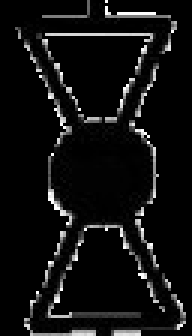
#> input picture Frontend/New folder/3.png, 64 x 112 px, found by its file name (shown 3 times larger)
$ jupyter execute --allow-errors 'PID_Project_Notebook Phase -2 .ipynb'   (shell and % lines are left out)
#> lines starting #> are read from the running program, lines starting #| are printed output that depends on the picture; after the words box and inside, x2 and y2 are one past the last pixel; in counts of white or black regions, pixels touching at a corner belong together
#> (a cell that did not finish here is left out)

[cell 2]
# You also need to install Google's Tesseract OCR engine on your system.

# P&ID to Excel

[cell 3]
import base64
import numpy as np
import pandas as pd
import cv2
from PIL import Image
from sahi.slicing import slice_image
from inference_sdk import InferenceHTTPClient
import torch
from torchvision.ops import nms # Import nms from torchvision

# --- 1. CONFIGURATION ---
# Your Roboflow API client
#> (the rest of this cell did not finish here and is left out)

# Line Detection

### Skelotinization

[cell 4]
# --------------------------------------------------------------------------
# --- P&ID PIPELINE SKELETONIZATION SCRIPT (REVISED LOGIC) ---
# --------------------------------------------------------------------------
# This script has been revised to use a more direct logic for component
# erasure, mirroring the structure of the verification script.
#
# HOW TO USE:
# 1. Ensure required libraries are installed:
#    pip install opencv-python pandas numpy scikit-image openpyxl
# 2. Update the file paths in the CONFIGURATION section below.
# 3. Run the script.
# --------------------------------------------------------------------------

import cv2
import pandas as pd
import numpy as np
from skimage.morphology import skeletonize

# --------------------------------------------------------------------------
# --- 1. CONFIGURATION ---
# --------------------------------------------------------------------------
# --- Input Paths ---
IMAGE_PATH = '3.png'
COMPONENTS_EXCEL_PATH = 'predictions_with_components.xlsx'

# --- Output Paths ---
OUTPUT_BINARY_IMAGE_PATH = 'binary_pipelines.jpg'
OUTPUT_SKELETON_PATH = 'skeleton_pipelines.jpg'

# --- Tuning Parameters ---
COMPONENT_ERASURE_PADDING = 15

# --------------------------------------------------------------------------
# --- 2. CORE SKELETONIZATION FUNCTION (REVISED) ---
# --------------------------------------------------------------------------
def generate_pipeline_skeleton(image_path, components_excel_path, output_skeleton_path):
    """
    Loads a P&ID image, erases components based on Excel data using direct
    coordinate calculation, and generates a skeletonized image.
    """
#> called with image_path = '3.png', components_excel_path = 'predictions_with_components.xlsx', output_skeleton_path = 'skeleton_pipelines.jpg'
    print("--- Starting Pipeline Skeletonization Process (Revised Logic) ---")
    # --- Step 1: Load Input Files ---
    try:
        source_image = cv2.imread(image_path)
#> source_image is the input picture: shape (112, 64, 3); min 0, max 255, mean 16.6
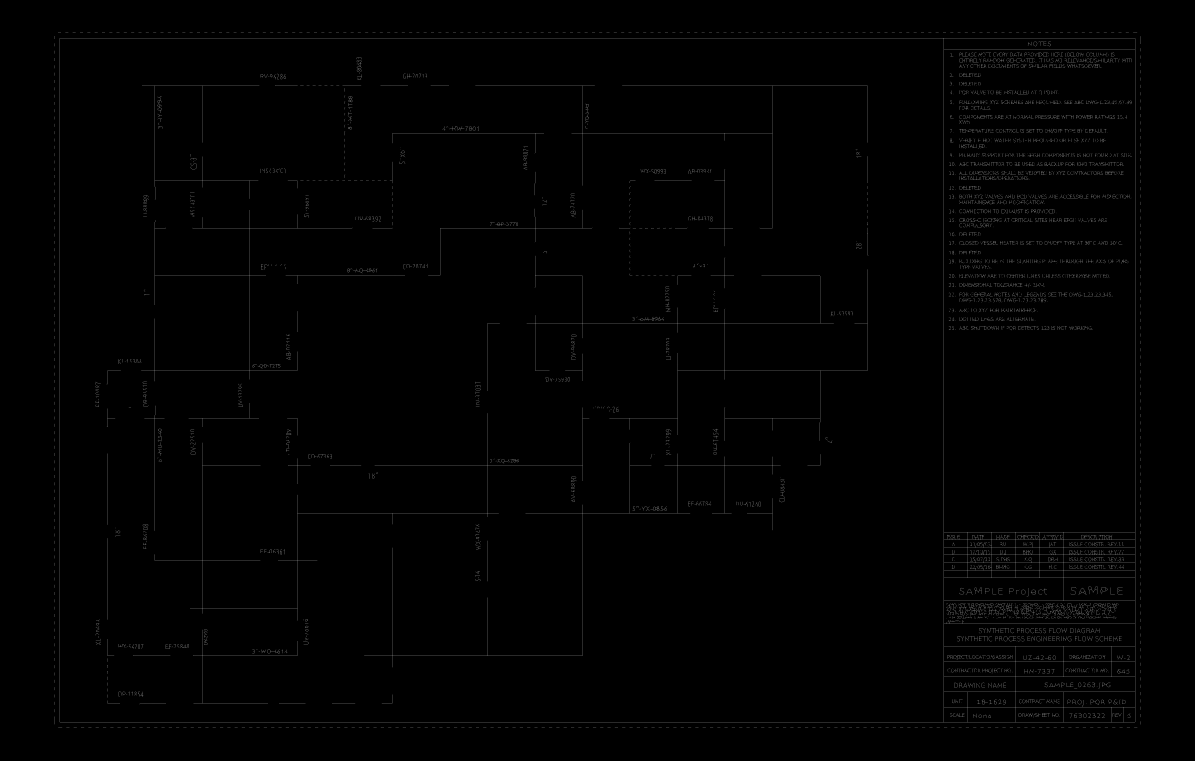
#> input picture Image To JSON For Editor/skeleton_pipelines.jpg, 7168 x 4561 px (shown at 1/6 size)
#> further down, skeleton_img is the input picture: shape (4561, 7168); min 0, max 255, mean 1.6
        if source_image is None:
            raise FileNotFoundError(f"Image not found at path: {image_path}")
        df_components = pd.read_excel(components_excel_path)
    except Exception as e:
        print(f"❌ Error loading files: {e}")
        return

    # --- Step 2: Erase Components from the Image ---
    print("🧹 Erasing components to isolate pipelines...")
    lines_only_image = source_image.copy()
    img_h, img_w, _ = source_image.shape

    # Iterate through each component and draw a white rectangle over it
    for _, row in df_components.iterrows():
        # Get center coordinates and dimensions directly from the row
        x_center = row['x']
        y_center = row['y']
        width = row['width']
        height = row['height']

        # **REVISED LOGIC**: Calculate corner coordinates inside the loop
        x1 = int(x_center - width / 2)
        y1 = int(y_center - height / 2)
        x2 = int(x_center + width / 2)
        y2 = int(y_center + height / 2)

        # Apply padding and ensure coordinates stay within image bounds
        p1_x = max(0, x1 - COMPONENT_ERASURE_PADDING)
        p1_y = max(0, y1 - COMPONENT_ERASURE_PADDING)
        p2_x = min(img_w, x2 + COMPONENT_ERASURE_PADDING)
        p2_y = min(img_h, y2 + COMPONENT_ERASURE_PADDING)

        # Draw a filled white rectangle to erase the component
        cv2.rectangle(lines_only_image, (p1_x, p1_y), (p2_x, p2_y), (255, 255, 255), -1)

    # --- Step 3: Binarize and Clean the Pipeline Image ---
    print("🔧 Processing image to extract clean pipeline lines...")
    gray_lines = cv2.cvtColor(lines_only_image, cv2.COLOR_BGR2GRAY)
    binary_lines = cv2.adaptiveThreshold(
        src=gray_lines,
        maxValue=255,
        adaptiveMethod=cv2.ADAPTIVE_THRESH_GAUSSIAN_C,
        thresholdType=cv2.THRESH_BINARY_INV,
        blockSize=15,
        C=8
    )
    close_kernel = np.ones((5, 5), np.uint8)
    binary_lines = cv2.morphologyEx(binary_lines, cv2.MORPH_CLOSE, close_kernel)
    open_kernel = np.ones((3, 3), np.uint8)
    binary_lines = cv2.morphologyEx(binary_lines, cv2.MORPH_OPEN, open_kernel)

    cv2.imwrite(OUTPUT_BINARY_IMAGE_PATH, binary_lines)
    print(f"  - Intermediate binary image saved to '{OUTPUT_BINARY_IMAGE_PATH}'")

    # --- Step 4: Perform Skeletonization ---
    print("💀 Generating final pipeline skeleton...")
    skeleton = skeletonize(binary_lines / 255).astype(np.uint8) * 255

    # --- Step 5: Save the Final Result ---
    cv2.imwrite(output_skeleton_path, skeleton)
    print(f"\n✅ Process complete! Skeleton saved to '{output_skeleton_path}'.")

# --------------------------------------------------------------------------
# --- 3. SCRIPT EXECUTION ---
# --------------------------------------------------------------------------
if __name__ == "__main__":
    generate_pipeline_skeleton(
        image_path=IMAGE_PATH,
        components_excel_path=COMPONENTS_EXCEL_PATH,
        output_skeleton_path=OUTPUT_SKELETON_PATH
    )

## Line Segmentation

[cell 5]
# ===================================================================
# 1. IMPORTS (networkx is NOT imported)
# ===================================================================
import cv2
import numpy as np
from collections import deque

# ===================================================================
# 2. FUNCTION DEFINITIONS
# ===================================================================
def find_key_points(skeleton_image):
    """Finds junctions and endpoints in a skeleton image. (This function is unchanged)"""
    print("📍 Finding junctions and endpoints...")
    kernel = np.array([[1, 1, 1], [1, 10, 1], [1, 1, 1]], dtype=np.uint8)
    skeleton_binary = (skeleton_image // 255)
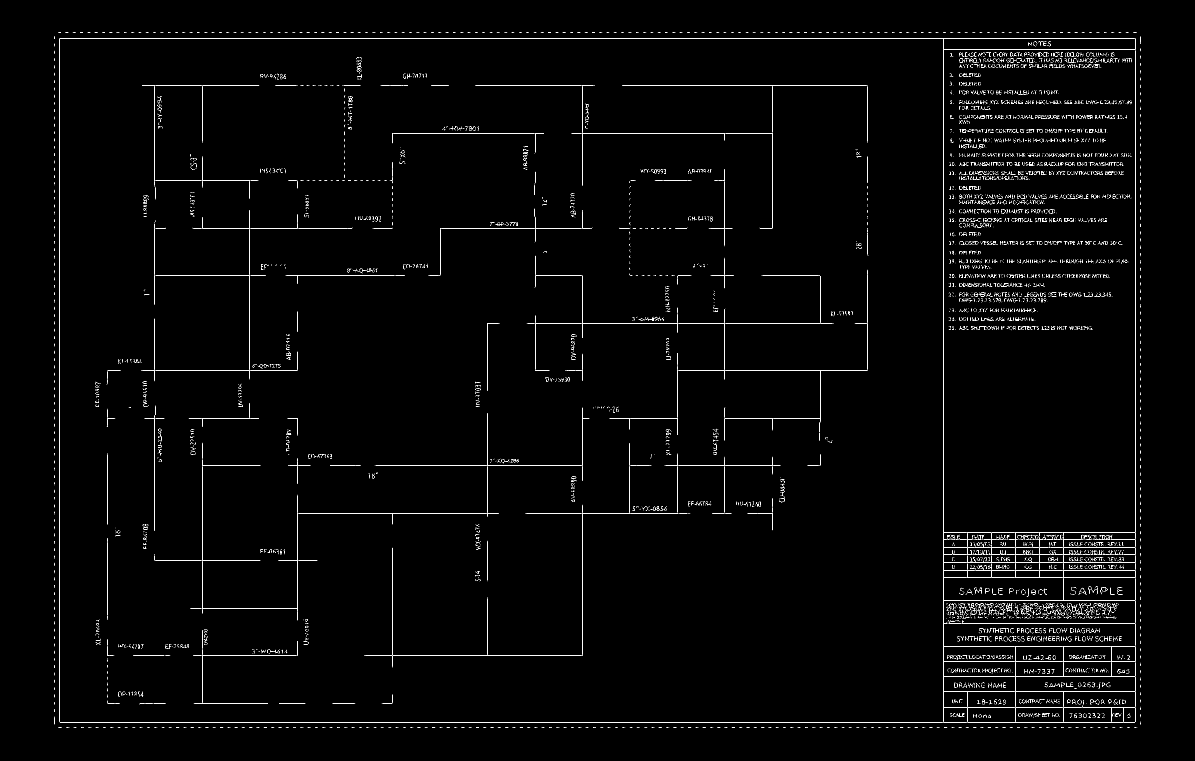
#> skeleton_binary: shape (4561, 7168) (shown at 1/6 size); values 0 (black) and 1 (white), 0.52% white in thin lines or dots, all inside (x1, y1, x2, y2) = (326, 195, 6845, 4367)
    neighbor_count_image = cv2.filter2D(skeleton_binary, -1, kernel)
    junctions = np.argwhere(neighbor_count_image > 12)
#> junctions = 1960 pairs, first value 252 to 4332, second value 576 to 6809
    endpoints = np.argwhere(neighbor_count_image == 11)
#> endpoints = 29366 pairs, first value 195 to 4366, second value 326 to 6844
    junctions = [tuple(p) for p in junctions]
    endpoints = [tuple(p) for p in endpoints]
#> endpoints = 29366 items
    print(f"  - Found {len(junctions)} junctions and {len(endpoints)} endpoints.")
#|   - Found 1960 junctions and 29366 endpoints.
    return junctions, endpoints

def trace_line_segments(skeleton_image, key_points):
    """
    Traces pixel paths between key points and returns a list of segments.
    This function REPLACES the graph-building one.
    """
    print("📈 Tracing line segment coordinates...")
    skeleton_binary = skeleton_image // 255
    visited = set()
    all_segments = []

    for start_node in key_points:
        # Check all 8 neighbors of the key point to start a new path
        for dy, dx in [(-1,-1), (-1,0), (-1,1), (0,-1), (0,1), (1,-1), (1,0), (1,1)]:
            ny, nx = start_node[0] + dy, start_node[1] + dx

            # If the neighbor is on the skeleton and not part of a traced path yet
            if 0 <= ny < skeleton_binary.shape[0] and 0 <= nx < skeleton_binary.shape[1] and \
               skeleton_binary[ny, nx] == 1 and (ny, nx) not in visited:

                # Start tracing a new path
                current_path = [start_node]
                curr_y, curr_x = ny, nx

                while (curr_y, curr_x) not in key_points:
                    if (curr_y, curr_x) in visited:
                        break # Avoid re-tracing parts of other segments
                    visited.add((curr_y, curr_x))
                    current_path.append((curr_y, curr_x))

                    # Find the next pixel in the path
                    found_next = False
                    for ddy, ddx in [(-1,-1), (-1,0), (-1,1), (0,-1), (0,1), (1,-1), (1,0), (1,1)]:
                        next_y, next_x = curr_y + ddy, curr_x + ddx
                        if 0 <= next_y < skeleton_binary.shape[0] and 0 <= next_x < skeleton_binary.shape[1] and \
                           skeleton_binary[next_y, next_x] == 1 and (next_y, next_x) not in visited:
                            curr_y, curr_x = next_y, next_x
                            found_next = True
                            break
                    if not found_next:
                        break # Path dead-ended without finding a key point

                # Add the final key point to the path
                current_path.append((curr_y, curr_x))

                # Add the completed path to our list of all segments
                # Mark all pixels in the path as visited
                for pixel in current_path:
                    visited.add(pixel)

                all_segments.append(current_path)

    return all_segments

# ===================================================================
# 3. MAIN EXECUTION BLOCK
# ===================================================================
if __name__ == "__main__":
    # --- CONFIGURATION ---
    SKELETON_IMAGE_PATH = 'skeleton_pipelines.jpg'
    OUTPUT_VISUALIZATION_PATH = 'line_segments_visualization.jpg'

    # Load the skeleton image
    skeleton_img = cv2.imread(SKELETON_IMAGE_PATH, cv2.IMREAD_GRAYSCALE)
    if skeleton_img is None:
        print(f"Error: Could not load image from {SKELETON_IMAGE_PATH}")
    else:
        # Step 1: Find all key points
        junctions, endpoints = find_key_points(skeleton_img)
#> endpoints = 29366 items
        all_key_points = set(junctions + endpoints)
#> all_key_points = 31326 items

        # Step 2: Trace all line segments into a list
        line_segments = trace_line_segments(skeleton_img, all_key_points)
#> line_segments = 20077 items

        print("\n--- Tracing Complete ---")
        print(f"Found a total of {len(line_segments)} line segments.")
#| Found a total of 20077 line segments.

        # Step 3: Access and use the line coordinates
        print("\n--- Example: Accessing a Line Segment ---")
        if line_segments:
            first_segment = line_segments[0]
#> first_segment = [(335, 6289), (336, 6288), (335, 6289)]
            # Coordinates are (y, x), let's show them as (x, y) for clarity
            first_segment_xy = [(p[1], p[0]) for p in first_segment]
#> first_segment_xy = [(6289, 335), (6288, 336), (6289, 335)]
            print(f"The first segment has {len(first_segment_xy)} pixels.")
#| The first segment has 3 pixels.
            print(f"It starts at {first_segment_xy[0]} and ends at {first_segment_xy[-1]}")
#| It starts at (6289, 335) and ends at (6289, 335)

        # Optional: Visualize the results
        print(f"\n🎨 Saving visualization to '{OUTPUT_VISUALIZATION_PATH}'...")
        vis_img = cv2.cvtColor(skeleton_img, cv2.COLOR_GRAY2BGR)

        # Draw each line segment with a random color
        for segment in line_segments:
            color = tuple(np.random.randint(50, 256, 3).tolist())
            for j in range(len(segment) - 1):
                p1 = (segment[j][1], segment[j][0])   # Convert (y,x) to (x,y) for drawing
                p2 = (segment[j+1][1], segment[j+1][0])
                cv2.line(vis_img, p1, p2, color, 2)
#> this loop made 20077 passes
#> (segment, color) on passes 1 to 3: ([(335, 6289), (336, 6288), (335, 6289)], (222, 97, 167)), ([(985, 6371), (985, 6370)], (242, 117, 245)), ([(445, 2485), (446, 2485)], (153, 59, 71))

        # Draw key points
        for point in all_key_points:
            cv2.circle(vis_img, (point[1], point[0]), 5, (0, 0, 255), -1) # Red circles
#> this loop made 31326 passes
#> point on passes 1 to 3: (335, 6289), (985, 6371), (445, 2485)

        cv2.imwrite(OUTPUT_VISUALIZATION_PATH, vis_img)
        print("✅ Done.")

## Updated Endpoint DF (Optional Feature)

[cell 6]
# ===================================================================
# 1. IMPORTS
# ===================================================================
import cv2
import numpy as np
import pandas as pd
from collections import deque
from scipy.spatial import cKDTree
import networkx as nx

# ===================================================================
# 2. FUNCTION DEFINITIONS
# ===================================================================
# [50 lines left out: functions find_key_points, map_components_to_graph, not called in this run]

# ===================================================================
# 3. MAIN EXECUTION BLOCK
# ===================================================================
#> (the rest of this cell did not finish here and is left out)

## Reproducing the PI&D

[cell 7]
# ===================================================================
# 1. IMPORTS
# ===================================================================
import cv2
import numpy as np
import json

# ===================================================================
# 2. UPDATED FUNCTION DEFINITIONS
# ===================================================================
def find_key_points(skeleton_image):
    """
    Finds all key points: endpoints (1 neighbor) and junctions (>2 neighbors).
    """
    print("📍 Finding all key points (junctions and endpoints)...")
    # This kernel helps count neighbors. A central value of 10 makes it easy to distinguish.
    kernel = np.array([[1, 1, 1], [1, 10, 1], [1, 1, 1]], dtype=np.uint8)

    skeleton_binary = skeleton_image // 255
    neighbor_count_image = cv2.filter2D(skeleton_binary, -1, kernel)

    # Endpoints have a value of 11 (10 for the center + 1 for the neighbor)
    endpoint_coords = np.argwhere(neighbor_count_image == 11)
#> endpoint_coords = 29366 pairs, first value 195 to 4366, second value 326 to 6844
    # Junctions have a value > 12 (10 for the center + >2 for neighbors)
    junction_coords = np.argwhere(neighbor_count_image > 12)
#> junction_coords has the same summary as junctions

    # Convert (row, col) to (y, x) tuples
    endpoints = [tuple(p) for p in endpoint_coords]
#> endpoints = 29366 items
    junctions = [tuple(p) for p in junction_coords]

    print(f"  - Found {len(endpoints)} endpoints.")
#|   - Found 29366 endpoints.
    print(f"  - Found {len(junctions)} junctions (T-points and crosses).")
#|   - Found 1960 junctions (T-points and crosses).

    return endpoints, junctions
# --- ADD THIS HELPER CLASS AT THE TOP OF YOUR SCRIPT ---
class NumpyEncoder(json.JSONEncoder):
    """ Custom encoder for numpy data types """
    def default(self, obj):
        if isinstance(obj, (np.integer, np.int_, np.intc, np.intp, np.int8,
            np.int16, np.int32, np.int64, np.uint8,
            np.uint16, np.uint32, np.uint64)):
            return int(obj)
        elif isinstance(obj, np.floating):
            return float(obj)
        elif isinstance(obj, np.ndarray):
            return obj.tolist()
        return json.JSONEncoder.default(self, obj)

def trace_all_segments(skeleton_image, key_points):
    """
    Traces all line segments between any two key points.
    """
    print("📈 Tracing all pipeline segments...")
    skeleton_binary = skeleton_image // 255
    visited = set()
    all_segments = []

    for start_node in key_points:
        for dy, dx in [(-1,-1), (-1,0), (-1,1), (0,-1), (0,1), (1,-1), (1,0), (1,1)]:
            # --- THIS LINE IS NOW CORRECTED ---
            ny, nx = start_node[0] + dy, start_node[1] + dx

            if 0 <= ny < skeleton_binary.shape[0] and 0 <= nx < skeleton_binary.shape[1] and \
               skeleton_binary[ny, nx] == 1 and (ny, nx) not in visited:

                current_path = [start_node]
                curr_y, curr_x = ny, nx

                while (curr_y, curr_x) not in key_points:
                    if (curr_y, curr_x) in visited: break
                    visited.add((curr_y, curr_x))
                    current_path.append((curr_y, curr_x))

                    found_next = False
                    for ddy, ddx in [(-1,-1), (-1,0), (-1,1), (0,-1), (0,1), (1,-1), (1,0), (1,1)]:
                        next_y, next_x = curr_y + ddy, curr_x + ddx
                        if 0 <= next_y < skeleton_binary.shape[0] and 0 <= next_x < skeleton_binary.shape[1] and \
                           skeleton_binary[next_y, next_x] == 1 and (next_y, next_x) not in visited:
                            curr_y, curr_x = next_y, next_x
                            found_next = True
                            break
                    if not found_next: break

                current_path.append((curr_y, curr_x))
                for pixel in current_path: visited.add(pixel)
                all_segments.append(current_path)
    return all_segments

# ===================================================================
# 3. MAIN EXECUTION BLOCK (Modified to handle both point types)
# ===================================================================
if __name__ == "__main__":
    SKELETON_IMAGE_PATH = 'skeleton_pipelines.jpg'
    JSON_OUTPUT_PATH = 'pid_data_complete.json'

    skeleton_img = cv2.imread(SKELETON_IMAGE_PATH, cv2.IMREAD_GRAYSCALE)

    if skeleton_img is not None:
        # 1. Find BOTH endpoints and junctions
        endpoints, junctions = find_key_points(skeleton_img)

        # 2. Combine them into a single set for tracing
        all_key_points = set(endpoints + junctions)

        # 3. Trace segments between all key points
        all_segments = trace_all_segments(skeleton_img, all_key_points)
#> all_segments = 20077 items

        print(f"💾 Saving complete data to '{JSON_OUTPUT_PATH}'...")

        # Convert all coordinates to standard (x, y)
        segments_xy = [[(p[1], p[0]) for p in seg] for seg in all_segments]
#> segments_xy = 20077 items
        junctions_xy = [(p[1], p[0]) for p in junctions]
#> junctions_xy = 1960 pairs, first value 576 to 6809, second value 252 to 4332
        endpoints_xy = [(p[1], p[0]) for p in endpoints]
#> endpoints_xy = 29366 items

        pid_data = {
            "image_width": skeleton_img.shape[1],
            "image_height": skeleton_img.shape[0],
            "segments": segments_xy,
            "junctions": junctions_xy,  # Now included
            "endpoints": endpoints_xy   # Still included
        }

        with open(JSON_OUTPUT_PATH, 'w') as f:
            json.dump(pid_data, f, indent=2,cls=NumpyEncoder)

        print("✅ Complete JSON export successful.")

## Line Verification Part

[cell 8]
import cv2
import numpy as np
import json

# ===================================================================
# 1. CONFIGURATION
# ===================================================================
# The JSON file containing your digitized P&ID data
JSON_INPUT_PATH = 'pid_data_complete.json'

# The name of the output image file that will be created
OUTPUT_IMAGE_PATH = 'reconstructed_pid_image.jpg'

# ===================================================================
# 2. MAIN RECONSTRUCTION SCRIPT
# ===================================================================
if __name__ == "__main__":
    print(f"🔄 Loading digitized data from '{JSON_INPUT_PATH}'...")

    # Load the data from the JSON file
    try:
        with open(JSON_INPUT_PATH, 'r') as f:
            pid_data = json.load(f)
    except FileNotFoundError:
        print(f"❌ Error: JSON file not found at '{JSON_INPUT_PATH}'. Please make sure the file exists.")
        exit()

    # Get image dimensions from the JSON data
    width = pid_data.get('image_width')
    height = pid_data.get('image_height')

    # Create a blank, black canvas to draw on
    reconstructed_image = np.zeros((height, width, 3), dtype=np.uint8)
    print("🎨 Created a blank canvas for reconstruction.")

    # --- Step 1: Draw the Pipeline Segments ---
    segments = pid_data.get('segments', [])
    for segment in segments:
        # Convert the list of points into a NumPy array for drawing
        points = np.array(segment, dtype=np.int32)
        # Use cv2.polylines to draw the entire segment at once
        cv2.polylines(reconstructed_image, [points], isClosed=False, color=(255, 255, 255), thickness=2)

    # --- Step 2: Draw the Junctions (T-points and crosses) ---
    junctions = pid_data.get('junctions', [])
    for point in junctions:
        # Note: point is already in (x, y) format from our JSON
        center = (int(point[0]), int(point[1]))
        cv2.circle(reconstructed_image, center, radius=6, color=(0, 255, 255), thickness=-1) # Cyan circle

    # --- Step 3: Draw the Endpoints ---
    endpoints = pid_data.get('endpoints', [])
    for point in endpoints:
        center = (int(point[0]), int(point[1]))
        cv2.circle(reconstructed_image, center, radius=6, color=(0, 0, 255), thickness=-1) # Red circle

    # --- Step 4: Save the Final Reconstructed Image ---
    try:
        cv2.imwrite(OUTPUT_IMAGE_PATH, reconstructed_image)
        print(f"\n✅ Reconstruction complete! Image saved to '{OUTPUT_IMAGE_PATH}'.")
    except Exception as e:
        print(f"❌ Error: Could not save the image. Reason: {e}")
